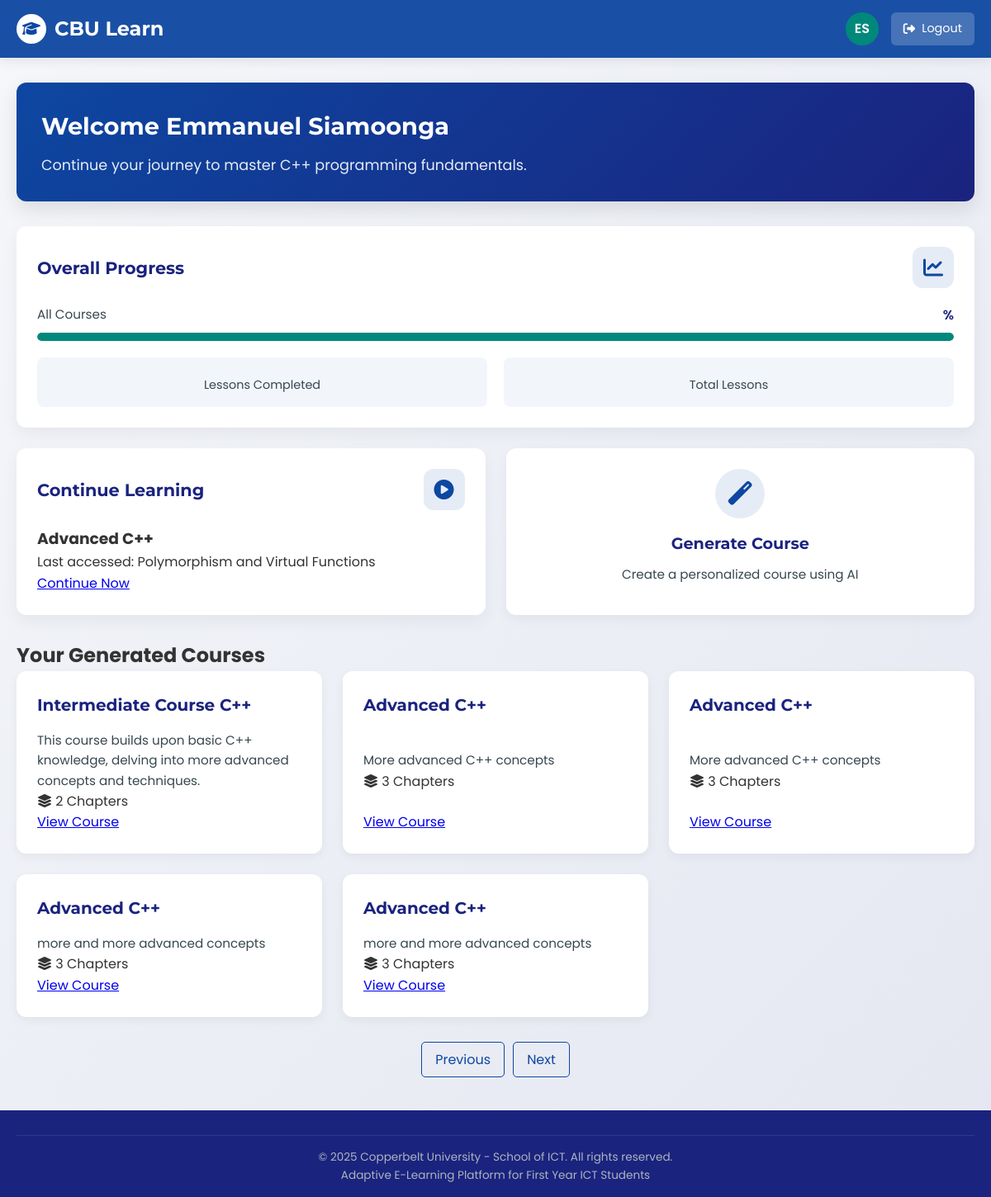
Screenshot of /dashboard/ (signed in) with the database file from the repository.
### users/models.py (models this page shows, shortened)
class Student(AbstractUser):
    username = None
    student_id = models.CharField(
        max_length=8,
        unique=True,
        primary_key=True,
        validators=[RegexValidator(r'^\d{8}$', 'Student ID must be exactly 8 digits.')],
        error_messages={
            'unique': "A student with this ID already exists.",
        }
    )
    LEARNING_STYLES = [
        ('visual', 'Visual Learner'),
        ('auditory', 'Auditory Learner'),
        ('kinesthetic', 'Kinesthetic Learner'),
    ]
    MASTERY_LEVELS = [
        ('beginner', 'Beginner'),
        ('intermediate', 'Intermediate'),
        ('advanced', 'Advanced'),
    ]
    learning_style = models.CharField(
        max_length=20,
        choices=LEARNING_STYLES,
        default='visual'
    )
    mastery_level = models.CharField(
        max_length=20,
        choices=MASTERY_LEVELS,
        default='beginner'
    )
    profile_picture = models.ImageField(
        upload_to='profiles/',
        null=True,
        blank=True
    )
    last_active = models.DateTimeField(default=timezone.now)
    USERNAME_FIELD = 'student_id'
    REQUIRED_FIELDS = ['email', 'first_name', 'last_name']
    objects = StudentManager()

### content/models.py (models this page shows, shortened)
class GeneratedCourseProgress(models.Model):
    student = models.ForeignKey(Student, on_delete=models.CASCADE, related_name='generated_course_progresses')
    course = models.ForeignKey(GeneratedCourse, on_delete=models.CASCADE, related_name='progresses')
    last_accessed_topic = models.ForeignKey('GeneratedTopic', on_delete=models.SET_NULL, null=True, related_name='+', help_text="The last topic the user viewed.")
    last_accessed_at = models.DateTimeField(auto_now=True)

class GeneratedCourse(models.Model):
    DIFFICULTY_LEVELS = [
        ('beginner', 'Beginner'),
        ('moderate', 'Moderate'),
        ('advanced', 'Advanced'),
    ]
    user = models.ForeignKey(User, on_delete=models.CASCADE)
    title = models.CharField(max_length=200)
    description = models.TextField()
    category = models.CharField(max_length=100)
    difficulty = models.CharField(max_length=10, choices=DIFFICULTY_LEVELS)
    include_video = models.BooleanField(default=False)
    chapters_count = models.IntegerField()
    generated_content = models.JSONField()  # Stores the AI-generated content
    created_at = models.DateTimeField(auto_now_add=True)

class GeneratedTopic(models.Model):
    chapter = models.ForeignKey(GeneratedChapter, on_delete=models.CASCADE, related_name='topics')
    title = models.CharField(max_length=200)
    content = models.TextField(default='')
    description = models.TextField(blank=True) # New field for the brief description
    order = models.IntegerField(default=0)
    class Meta:
        ordering = ['order']

### content/views.py (the view)
# urls.py: path('', views.dashboard_view, name='dashboard'),
@prevent_after_logout
@login_required
def dashboard_view(request):
    student = request.user
    last_accessed_progress = GeneratedCourseProgress.objects.filter(student=request.user).order_by('-last_accessed_at').first()
    generated_courses_list = GeneratedCourse.objects.filter(user=request.user).order_by('-created_at')
    paginator = Paginator(generated_courses_list, 5)
    page = request.GET.get('page')
    try:
        generated_courses = paginator.page(page)
    except PageNotAnInteger:
        generated_courses = paginator.page(1)
    except EmptyPage:
        generated_courses = paginator.page(paginator.num_pages)
    courses = Course.objects.all()
    progress_data = []
    for course in courses:
        completed_lessons = UserProgress.objects.filter(
            student=student,
            lesson__module__course=course,
            is_completed=True
        ).count()
        total_lessons = sum(module.lessons.count() for module in course.modules.all())
        progress_percentage = int((completed_lessons / total_lessons) * 100) if total_lessons > 0 else 0
        progress_data.append({
            'course': course,
            'progress_percentage': progress_percentage
        })
    context = {
        'student': student,
        'courses': progress_data,
        'generated_courses': generated_courses, # This is the paginated object
        'last_accessed_progress': last_accessed_progress
    }
    return render(request, 'dashboard.html', context)

### templates/dashboard.html (shortened to what this page needs)
<!DOCTYPE html>
<html lang="en">
<head>
    <link rel="stylesheet" href="https://cdnjs.cloudflare.com/ajax/libs/font-awesome/6.4.0/css/all.min.css">
</head>
<body>
    <header>
        <div class="container">
            <nav>
                <a href="#" class="logo">
                    <div class="logo-icon">
                        <i class="fas fa-graduation-cap"></i>
                    </div>
                    <span class="logo-text">CBU Learn</span>
                </a>
                <div class="user-menu">
                    <div class="user-avatar">{{user.first_name|slice:":1"}}{{user.last_name|slice:":1"}}</div>
                    <a href="{% url 'logout' %}" class="logout-button">
                        <i class="fas fa-sign-out-alt"></i>
                        <span class="logout-text">Logout</span>
                    </a>
                </div>
            </nav>
        </div>
    </header>
<main class="main-content">
    <div class="container">
        <div class="welcome-banner">
            <h1 class="welcome-title">Welcome {{ student.first_name }} {{student.last_name}}</h1>
            <p class="welcome-subtitle">Continue your journey to master C++ programming fundamentals.</p>
        </div>
        <div class="overall-progress-card dashboard-card">
            <div class="card-header">
                <h2 class="card-title">Overall Progress</h2>
                <div class="card-icon">
                    <i class="fas fa-chart-line"></i>
                </div>
            </div>
            <div class="progress-container">
                <div class="progress-header">
                    <span class="progress-label">All Courses</span>
                    <span class="progress-percent">{{ overall_progress }}%</span>
                </div>
                <div class="progress-bar">
                    <div class="progress-fill" style="width: {{ overall_progress }}%"></div>
                </div>
            </div>
            <div class="progress-stats">
                <div class="stat-item">
                    <span class="stat-label">Lessons Completed</span>
                </div>
                <div class="stat-item">
                    <span class="stat-label">Total Lessons</span>
                </div>
            </div>
        </div>
        <div class="dashboard-grid">
            {% if last_accessed_progress %}
                <div class="continue-card dashboard-card">
                    <div class="card-header">
                        <h2 class="card-title">Continue Learning</h2>
                        <div class="card-icon">
                            <i class="fas fa-play-circle"></i>
                        </div>
                    </div>
                    <div class="card-content">
                        <h3 class="course-title">{{ last_accessed_progress.course.title }}</h3>
                        <p class="topic-title">Last accessed: {{ last_accessed_progress.last_accessed_topic.title }}</p>
                    </div>
                    <a href="{% url 'learning_default' %}?generated_course_id={{ last_accessed_progress.course.id }}&topic_id={{ last_accessed_progress.last_accessed_topic.id }}" class="continue-button">
                        Continue Now
                    </a>
                </div>
            {% endif %}
            <div class="action-card dashboard-card" onclick="openGenerateCourseModal()">
                <div class="action-icon">
                    <i class="fas fa-magic"></i>
                </div>
                <h3 class="action-title">Generate Course</h3>
                <p class="action-description">Create a personalized course using AI</p>
            </div>
        </div>
        <div class="dashboard-grid-section">
            <h2 class="section-title">Your Generated Courses</h2>
            <div class="dashboard-grid">
                {% for course in generated_courses %}
                    <div class="course-card dashboard-card">
                        <div class="card-header">
                            <h3 class="card-title">{{ course.title }}</h3>
                        </div>
                        <div class="card-content">
                            <p class="course-description">{{ course.description|truncatechars:100 }}</p>
                            <div class="course-meta">
                                <span class="meta-item"><i class="fas fa-layer-group"></i> {{ course.chapters.count }} Chapters</span>
                            </div>
                        </div>
                        <a href="{% url 'learning_default' %}?generated_course_id={{ course.id }}&topic_id={{ course.chapters.first.topics.first.id }}" class="continue-button">
                            View Course
                        </a>
                    </div>
                {% empty %}
                    <p class="no-courses">No generated courses found. Try creating one!</p>
                {% endfor %}
            </div>
        </div>
        {% if generated_courses.has_other_pages %}
            <div class="pagination">
                {% if generated_courses.has_previous %}
                    <a href="?page={{ generated_courses.previous_page_number }}">Previous</a>
                {% else %}
                    <span class="disabled">Previous</span>
                {% endif %}
                {% if generated_courses.has_next %}
                    <a href="?page={{ generated_courses.next_page_number }}">Next</a>
                {% else %}
                    <span class="disabled">Next</span>
                {% endif %}
            </div>
        {% endif %}
    </div>
</main>
    <footer>
        <div class="container">
            <div class="copyright">
                <p>&copy; 2025 Copperbelt University - School of ICT. All rights reserved.</p>
                <p>Adaptive E-Learning Platform for First Year ICT Students</p>
            </div>
        </div>
    </footer>
</body>
</html>

### rows the page displays
Student: first_name "E", last_name "S", first_name "Emmanuel", last_name "Siamoonga"
GeneratedCourseProgress: course "Advanced C++", last_accessed_topic "Polymorphism and Virtual Functions"
GeneratedCourse: title "Intermediate Course C++", description "This course builds upon basic C++ knowledge, delving into more advanced concepts and techniques.", chapters.count "2"
GeneratedCourse: title "Advanced C++", description "More advanced C++ concepts", chapters.count "3"
GeneratedCourse: title "Advanced C++", description "More advanced C++ concepts", chapters.count "3"
GeneratedCourse: title "Advanced C++", description "more and more advanced concepts", chapters.count "3"
GeneratedCourse: title "Advanced C++", description "more and more advanced concepts", chapters.count "3"
